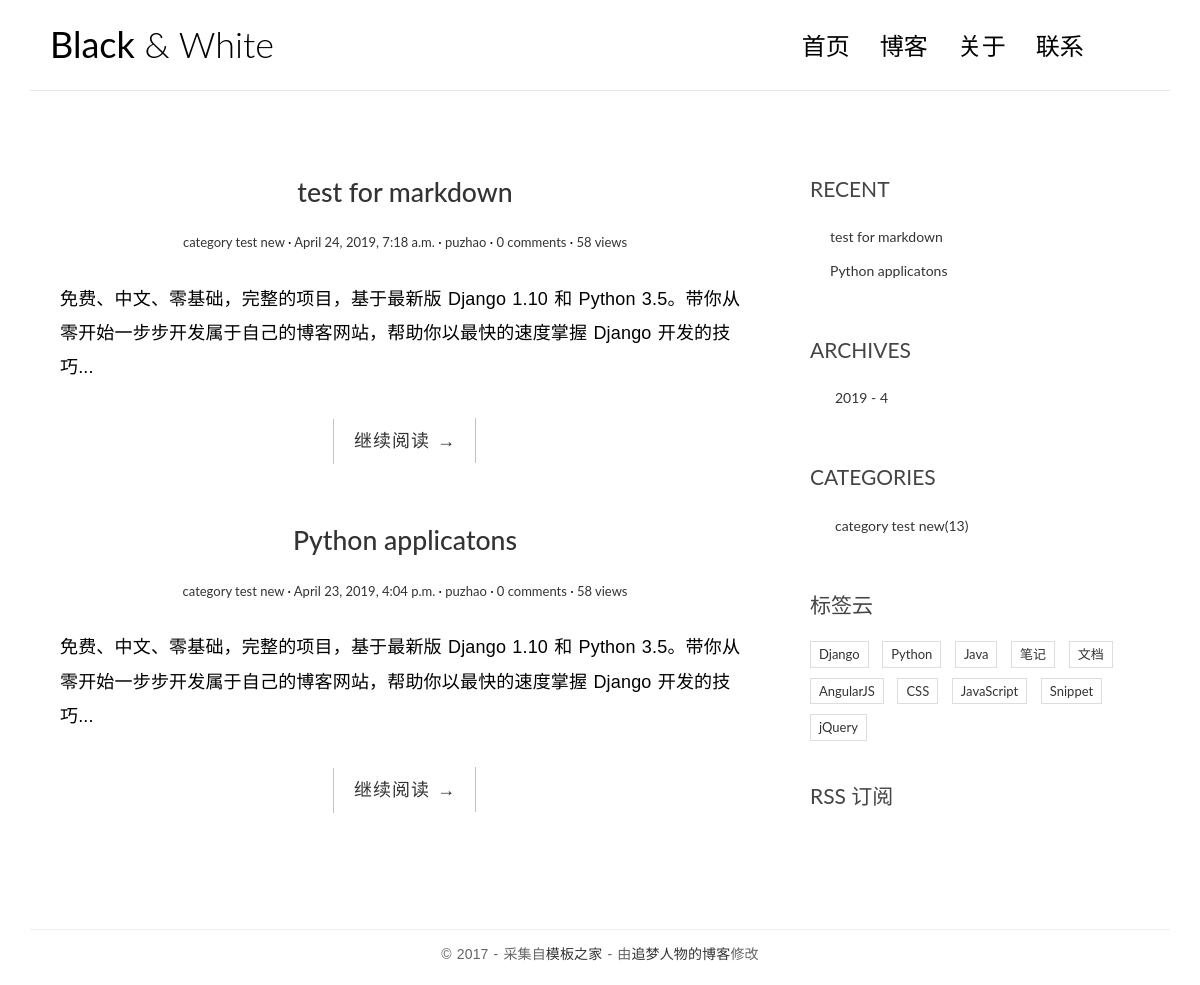
The page / on the database its author committed.
### blog/models.py (models this page shows, shortened)
class Post(models.Model):
    title = models.CharField(max_length=70)
    body = models.TextField()
    created_time = models.DateTimeField()
    modified_time = models.DateTimeField()
    excerpt = models.CharField(max_length=200, blank=True)
    category = models.ForeignKey(Category, on_delete=models.CASCADE)
    tags = models.ManyToManyField(Tag, blank=True)
    author = models.ForeignKey(User, on_delete=models.CASCADE, null=True)
    def get_absolute_url(self):
        return reverse('blog:detail', kwargs={'pk': self.pk})  # blog:detal blog应用下的name=detail的函数
    class Meta:
        ordering = ['-created_time', 'title']

class Category(models.Model):
    name = models.CharField(max_length=100)  # name is a attr of Category, an instance of CharField.

### blog/views.py (the view)
# urls.py: url(r'^$', views.index, name='index'),  # 1. url 以正则表达式表示，这里匹配的是-以空字符串开头且以空字符串结尾的字符
def index(request):
    post_list = Post.objects.all()
    return render(request, 'blog/index.html', context={'post_list': post_list})

### blog/templatetags/blog_tags.py (called while the page is built)
@register.simple_tag  # 注册这个函数为模板标签{% get_recent_posts %}
def get_recent_posts(num=5):
    return Post.objects.all().order_by('-created_time')[:num]

@register.simple_tag
def archives():
    return Post.objects.dates('created_time', 'month', order='DESC')

@register.simple_tag
def get_categories():
    return Category.objects.all()

### templates/blog/index.html (shortened to what this page needs)
{% extends 'base.html' %}
{% block main %}
    {% for post in post_list %}
        <article class="post post-{{ post.pk }}">
         <header class="entry-header">
            <h1 class="entry-title">
                <a href="{{ post.get_absolute_url }}">{{ post.title }}</a>
            </h1>
            <div class="entry-meta">
                <span class="post-category"><a href="{% url 'blog:category' post.pk %}">{{ post.category.name }}</a> </span>
                <span class="post-date"><a href="#"><time class="entry-time"
                                                                datetime="{{ post.created_time }}">{{ post.created_time }}</time> </a> </span>
                <span class="post-author"><a href="#">{{ post.author }}</a> </span>
                <span class="comments-link"><a href="{% url 'blog:detail' post.pk %}">{{ post.comment_set.count }} comments</a> </span>
                <span class="views-count"><a href="{% url 'blog:detail' post.pk %}">58 views</a> </span>
            </div>
        </header>
            <div class="entry-content clearfix">
                <p>免费、中文、零基础，完整的项目，基于最新版 Django 1.10 和 Python 3.5。带你从零开始一步步开发属于自己的博客网站，帮助你以最快的速度掌握 Django
                            开发的技巧...</p>
                <div class="read-more cl-effect-14">
                    <a href="{{ post.get_absolute_url }}" class="more-link">继续阅读 <span class="meta-nav">→</span></a>
                </div>
            </div>
        </article>
    {% empty %}
        <div class="no-post">No post yet!</div>
    {% endfor %}
{% endblock main %}

### templates/base.html (shortened to what this page needs)
<!DOCTYPE html>
<html>
<head>
    {% load static %}
    {% load blog_tags %}
    <link rel="stylesheet" href="http://code.ionicframework.com/ionicons/2.0.1/css/ionicons.min.css">
    <link rel="stylesheet" href="{% static 'blog/css/bootstrap.min.css' %}">
    <link rel="stylesheet" href="{% static 'blog/css/pace.css' %}">
    <link rel="stylesheet" href="{% static 'blog/css/custom.css' %}">
    <link rel="stylesheet" href="{% static 'blog/css/highlights/github.css' %}">
</head>
<body>
<div class="container">
    <header id="site-header">
        <div class="row">
            <div class="col-md-4 col-sm-5 col-xs-8">
                <div class="logo">
                    <h1><a href="{% url 'blog:index' %}"><b>Black</b> &amp; White</a></h1>
                </div>
            </div>
            <div class="col-md-8 col-sm-7 col-xs-4">
                <nav class="main-nav" role="navigation">
                    <div class="collapse navbar-collapse" id="bs-example-navbar-collapse-1">
                        <ul class="nav navbar-nav navbar-right">
                            <li class="cl-effect-11"><a href="{% url 'blog:index' %}" data-hover="首页">首页</a></li>
                            <li class="cl-effect-11"><a href="full-width.html" data-hover="博客">博客</a></li>
                            <li class="cl-effect-11"><a href="about.html" data-hover="关于">关于</a></li>
                            <li class="cl-effect-11"><a href="contact.html" data-hover="联系">联系</a></li>
                        </ul>
                    </div>
                </nav>
            </div>
        </div>
    </header>
</div>
<div class="content-body">
    <div class="container">
        <div class="row">
            <main class="col-md-8">
                {% block main %}{% endblock main %}
            </main>
            <aside class="col-md-4">
            </aside>
            <aside class="col-md-4">
                <div class="widget widget-recent-posts">
                    <h3 class="widget-title">RECENT</h3>
                    {% get_recent_posts as recent_post_list %}
                    <ul>
                        {% for post in recent_post_list %}
                        <li>
                            <a href="{{ post.get_absolute_url }}">{{ post.title }}</a>
                        </li>
                        {% empty %}
                        No post yet!
                        {% endfor %}
                    </ul>
                </div>
                <div class="widget widget-archives">
                    <h3 class="widget-title">ARCHIVES</h3>
                    {% archives as date_list %}
                    <ul>
                        {% for date in date_list %}
                        <li>
                            <a href="{% url 'blog:archives' date.year date.month %}">{{ date.year }} - {{ date.month }}</a>
                        </li>
                        {% empty %}
                        No archives yet!
                        {% endfor %}
                    </ul>
                </div>
                <div class="widget widget-category">
                    <h3 class="widget-title">CATEGORIES</h3>
                    {% get_categories as category_list %}
                    <ul>
                        {% for category in category_list %}
                        <li>
                            <a href="{% url 'blog:category' category.pk %}">{{ category.name }}<span class="post-count">(13)</span></a>
                        </li>
                        {% empty %}
                        No categories yet!
                        {% endfor %}
                    </ul>
                </div>
                <div class="widget widget-tag-cloud">
                    <h3 class="widget-title">标签云</h3>
                    <ul>
                        <li>
                            <a href="#">Django</a>
                        </li>
                        <li>
                            <a href="#">Python</a>
                        </li>
                        <li>
                            <a href="#">Java</a>
                        </li>
                        <li>
                            <a href="#">笔记</a>
                        </li>
                        <li>
                            <a href="#">文档</a>
                        </li>
                        <li>
                            <a href="#">AngularJS</a>
                        </li>
                        <li>
                            <a href="#">CSS</a>
                        </li>
                        <li>
                            <a href="#">JavaScript</a>
                        </li>
                        <li>
                            <a href="#">Snippet</a>
                        </li>
                        <li>
                            <a href="#">jQuery</a>
                        </li>
                    </ul>
                </div>
                <div class="rss">
                    <a href=""> RSS 订阅</a>
                </div>
            </aside>
        </div>
    </div>
</div>
<footer id="site-footer">
    <div class="container">
        <div class="row">
            <div class="col-md-12">
                <p class="copyright">&copy 2017 - 采集自<a href="http://www.cssmoban.com/"
                                                        target="_blank" title="模板之家">模板之家</a>
                    - 由<a href="http://zmrenwu.com/" title="网页模板" target="_blank">追梦人物的博客</a>修改
                </p>
            </div>
        </div>
    </div>
</footer>
</body>
</html>

### blog/static/blog/css/custom.css (style rules this page uses)
* { outline: none; }
h1, h2, h3, h4, h5, h6 { margin-top: 0; }
b { font-weight: 400; }
a { color: #333; }
body { color: #444; font-family: 'Lato', sans-serif; }
p { font-family: 'Ubuntu', sans-serif; font-weight: 400; word-spacing: 1px; letter-spacing: 0.01em; }
#site-header { background-color: #FFF; padding: 25px 20px; margin-bottom: 40px; border-bottom: 1px solid #e7e7e7; }
.logo h1 a { color: #000; }
.logo h1 { margin: 0; font-family: 'Lato', sans-serif; font-weight: 300; }
.main-nav { margin-top: 11px; max-width: 95%; }
.main-nav a { color: #000000 !important; padding: 0 0 5px 0 !important; margin-right: 30px; font-family: 'Lato', sans-serif; font-weight: 300; font-size: 24px; }
.cl-effect-11 a { padding: 10px 0; color: #0972b4; text-shadow: none; }
.cl-effect-11 a::before { position: absolute; top: 0; left: 0; overflow: hidden; padding: 0 0 5px 0 !important; max-width: 0; border-bottom: 1px solid #000; color: #000; content: attr(data-hover); white-space: nowrap; -webkit-transition: max-width 0.5s; -moz-transition: max-width 0.5s; transition: max-width 0.5s; }
.content-body { padding-bottom: 4em; }
.post { background: #fff; padding: 30px 30px 0; }
.entry-title { text-align: center; font-size: 1.9em; margin-bottom: 20px; line-height: 1.6; padding: 10px 20px 0; }
.entry-meta { text-align: center; color: #DDDDDD; font-size: 13px; margin-bottom: 30px; }
.entry-content { font-size: 18px; line-height: 1.9; font-weight: 300; color: #000; }
.post-category::after, .post-date::after, .post-author::after, .comments-link::after { content: ' ·'; color: #000; }
.read-more { font-family: 'Ubuntu', sans-serif; font-weight: 400; word-spacing: 1px; letter-spacing: 0.01em; text-align: center; margin-top: 20px; }
.cl-effect-14 a { padding: 0 20px; height: 45px; line-height: 45px; position: relative; display: inline-block; margin: 15px 25px; letter-spacing: 1px; font-weight: 400; text-shadow: 0 0 1px rgba(255, 255, 255, 0.3); }
.cl-effect-14 a::before, .cl-effect-14 a::after { position: absolute; width: 45px; height: 1px; background: #C3C3C3; content: ''; -webkit-transition: all 0.3s; -moz-transition: all 0.3s; transition: all 0.3s; pointer-events: none; }
.cl-effect-14 a::before { top: 0; left: 0; -webkit-transform: rotate(90deg); -moz-transform: rotate(90deg); transform: rotate(90deg); -webkit-transform-origin: 0 0; -moz-transform-origin: 0 0; transform-origin: 0 0; }
.cl-effect-14 a::after { right: 0; bottom: 0; -webkit-transform: rotate(90deg); -moz-transform: rotate(90deg); transform: rotate(90deg); -webkit-transform-origin: 100% 0; -moz-transform-origin: 100% 0; transform-origin: 100% 0; }
.widget { background: #fff; padding: 30px 0 0; }
.widget-title { font-size: 1.5em; margin-bottom: 20px; line-height: 1.6; padding: 10px 0 0; font-weight: 400; }
.widget-recent-posts ul { padding: 0; margin: 0; padding-left: 20px; }
.widget-recent-posts ul li { list-style-type: none; position: relative; line-height: 170%; margin-bottom: 10px; }
.widget-recent-posts ul li::before { content: '\f3d3'; font-family: "Ionicons"; position: absolute; left: -17px; top: 3px; font-size: 16px; color: #000; }
.widget-archives ul { padding: 0; margin: 0; padding-left: 25px; }
.widget-archives ul li { list-style-type: none; position: relative; line-height: 170%; margin-bottom: 10px; }
.widget-archives ul li::before { content: '\f3f3'; font-family: "Ionicons"; position: absolute; left: -25px; top: 1px; font-size: 16px; color: #000; }
.widget-category ul { padding: 0; margin: 0; padding-left: 25px; }
.widget-category ul li { list-style-type: none; position: relative; line-height: 170%; margin-bottom: 10px; }
.widget-category ul li::before { content: '\f3fe'; font-family: "Ionicons"; position: absolute; left: -25px; top: 1px; font-size: 18px; color: #000; }
.widget-tag-cloud ul { padding: 0; margin: 0; margin-right: -10px; }
.widget-tag-cloud ul li { list-style-type: none; font-size: 13px; display: inline-block; margin-right: 10px; margin-bottom: 10px; padding: 3px 8px; border: 1px solid #ddd; }
.rss { font-size: 21px; margin-top: 30px; }
.rss a { color: #444; }
#site-footer { padding-top: 10px; padding: 0 0 1.5em 0; }
.copyright { text-align: center; padding-top: 1em; margin: 0; border-top: 1px solid #eee; color: #666; }

### rows shown on the page
Post: title "test for markdown", category.name "category test new", created_time "April 24, 2019, 7:18 a.m.", author "puzhao", comment_set.count "0"
Post: title "Python applicatons", category.name "category test new", created_time "April 23, 2019, 4:04 p.m.", author "puzhao", comment_set.count "0"
Category: name "category test new"

### other values the page prints
{{ date.year }} "2019"
{{ date.month }} "4"
